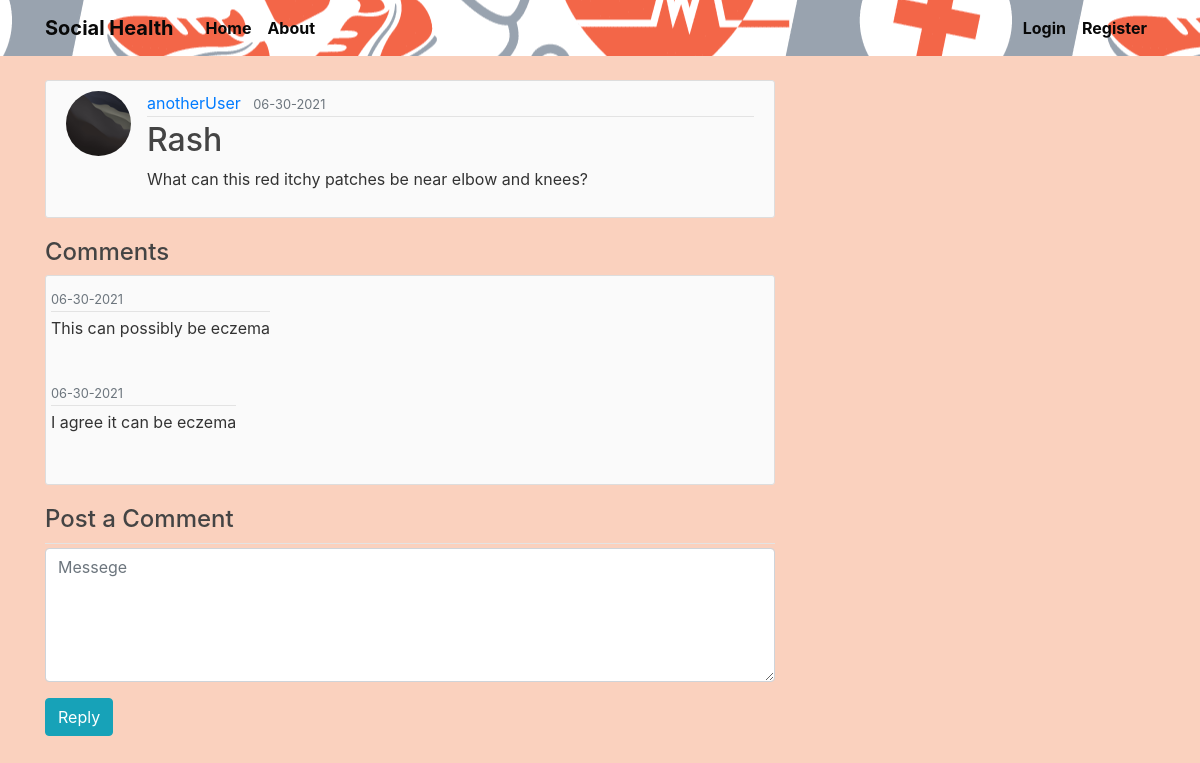
Screenshot of /post/2 with the database file from the repository.
### flasksocial/models.py (models this page shows, shortened)
class User(db.Model, UserMixin):
    id = db.Column(db.Integer, primary_key=True)
    username = db.Column(db.String(20), unique=True, nullable=False)
    email = db.Column(db.String(120), unique=True, nullable=False)
    image_file = db.Column(db.String(20), nullable=False, default="default.jpg")
    password = db.Column(db.String(60), nullable=False)
    posts = db.relationship("Post", backref="author", lazy=True)

class Post(db.Model):
    id = db.Column(db.Integer, primary_key=True)
    title = db.Column(db.String(100), nullable=False)
    date_posted = db.Column(db.DateTime, nullable=False, default=datetime.utcnow)
    content = db.Column(db.Text, nullable=False)
    user_id = db.Column(db.Integer, db.ForeignKey("user.id"), nullable=False)

class Comment(db.Model):
    id = db.Column(db.Integer, primary_key=True)
    date_posted = db.Column(db.DateTime, nullable=False, default=datetime.utcnow)
    message = db.Column(db.Text, nullable=False)
    post_id = db.Column(db.Integer, db.ForeignKey("post.id"), nullable=False)
    post = db.relationship("Post", backref="post", lazy=True)
    status = db.Column(db.Boolean, default=False)
    image_file = db.Column(db.String(20), nullable=False, default="default.jpg")

### flasksocial/routes.py (the view, shortened to what this page needs)
@app.route("/post/<int:post_id>", methods=["POST", "GET"])
def post(post_id):
    post = Post.query.get_or_404(post_id)
    comments = Comment.query.filter_by(post_id=post.id).all()
    return render_template("post.html", title=post.title, post=post, comments=comments)

### flasksocial/templates/post.html (shortened to what this page needs)
{% extends "layout.html" %}
{% block content %}
<article class="media content-section">
    <img class="rounded-circle article-img"
        src="{{ url_for('static', filename='profile_img/' + post.author.image_file) }}">
    <div class="media-body">
        <div class="article-metadata">
            <a class="mr-2" href="{{ url_for('user_posts', username=post.author.username) }}">{{ post.author.username
                }}</a>
            <small class="text-muted">{{ post.date_posted.strftime('%m-%d-%Y') }}</small>
        </div>
        <h2 class="article-title">{{ post.title }}</h2>
        <p class="article-content">{{ post.content }}</p>
    </div>
</article>
<h4>Comments</h4>
<article class="media content-section">
    <div class='row flex-column'>
        <div class='comment-list'>
            {% for message in comments %}
            <div class="single-comment justify-content-between d-flex">
                <div class="user justify-content-between d-flex">
                    <div class="media-body">
                        <div class="article-metadata">
                            <small class="text-muted">{{ message.date_posted.strftime('%m-%d-%Y') }}</small>
                        </div>
                        <p class="article-content">{{ message.message }}</p>
                        <br>
                    </div>
                </div>
            </div>
            {% endfor %}
        </div>
    </div>
</article>
<div class="comment-form">
    <h4>Post a Comment</h4>
    <form method="POST">
        <div class="article-metadata">
        </div>
        <div class="form-group">
            <textarea name="message" class="form-control mb-10" rows="5" name="message" placeholder="Messege"
                onfocus="this.placeholder = ''" onblur="this.placeholder = 'Messege'" required=""></textarea>
        </div>
        <button type="submit" class='btn btn-info mb-4'>Reply</button>
    </form>
</div>
{% endblock content %}

### flasksocial/static/main.css (style rules this page uses)
body { background: #fad1be; color: #333333; margin-top: 5rem; }
h1, h2, h3, h4, h5, h6 { color: #444444; }
.content-section { background: #fafafa; padding: 10px 20px; border: 1px solid #dddddd; border-radius: 3px; margin-bottom: 20px; }
.article-title { color: #444444; }
.article-content { white-space: pre-line; }
.article-img { height: 65px; width: 65px; margin-right: 16px; }
.article-metadata { padding-bottom: 1px; margin-bottom: 4px; border-bottom: 1px solid #e3e3e3; }

### rows the page displays
User: image_file (picture), author.username "anotherUser"
Post: date_posted "06-30-2021", title "Rash", content "What can this red itchy patches be near elbow and knees?"
Comment: date_posted "06-30-2021", message "This can possibly be eczema"
Comment: date_posted "06-30-2021", message "I agree it can be eczema"
